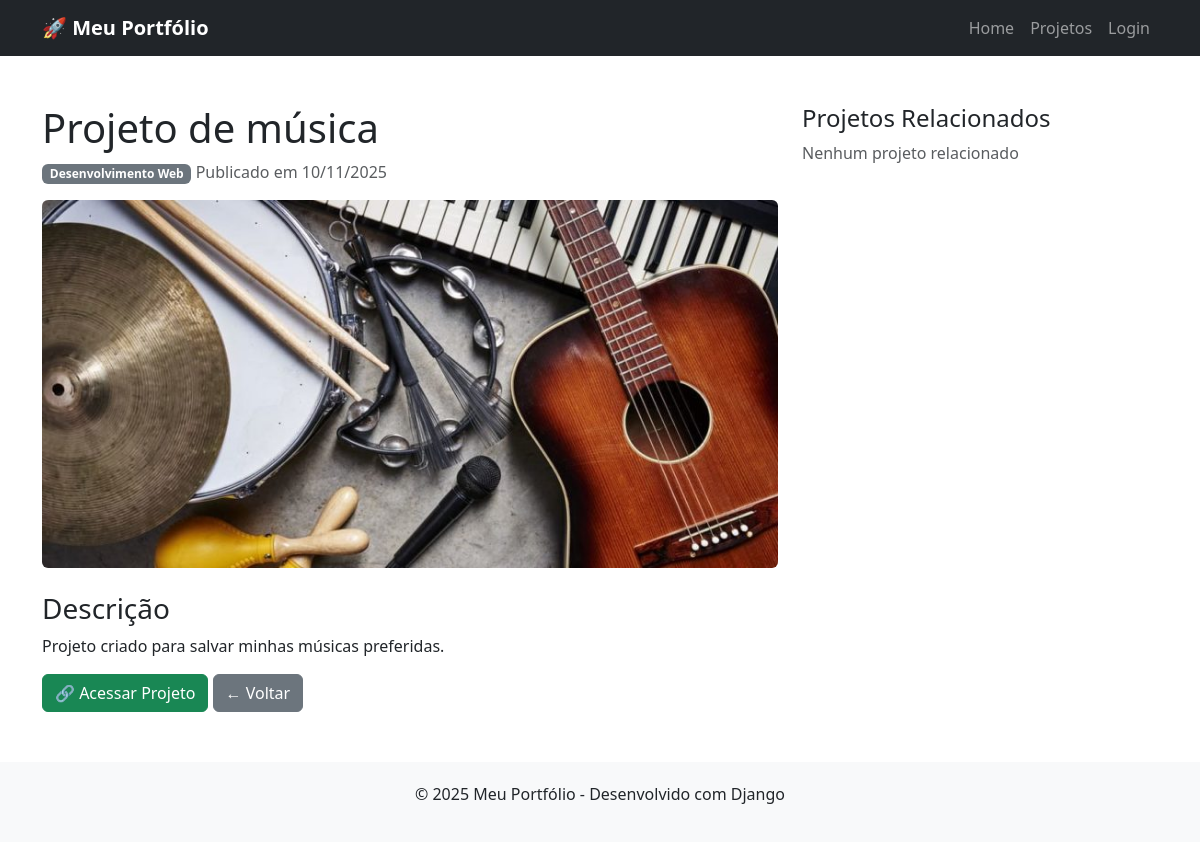
/projeto/1/, run on the app's committed database.
### projetos/models.py (models this page shows, shortened)
class Projeto(models.Model):
    titulo = models.CharField(max_length=200)
    descricao = models.TextField()
    categoria = models.ForeignKey(Categoria, on_delete=models.CASCADE, related_name='projetos')
    imagem = models.ImageField(upload_to='projetos/', blank=True, null=True)
    url_projeto = models.URLField(blank=True, null=True)
    destaque = models.BooleanField(default=False, help_text="Aparecerá no slider da home")
    data_criacao = models.DateField(auto_now_add=True)
    ativo = models.BooleanField(default=True)
    class Meta:
        ordering = ['-data_criacao']
        verbose_name_plural = "Projetos"

class Categoria(models.Model):
    nome = models.CharField(max_length=50)
    descricao = models.TextField(blank=True)
    class Meta:
        verbose_name_plural = "Categorias"

### projetos/views.py (the view)
# urls.py: path('projeto/<int:projeto_id>/', views.detalhes_projeto, name='detalhes_projeto'),
def detalhes_projeto(request, projeto_id):
    projeto = get_object_or_404(Projeto,id=projeto_id,ativo=True)
    projetos_relacionados = Projeto.objects.filter(
        categoria = projeto.categoria,
        ativo = True
    ).exclude(id=projeto.id)[:3]
    return render(request, 'projetos/detalhes_projeto.html',{
        'projeto':projeto,
        'projetos_relacionados':projetos_relacionados
    })

### projetos/templates/projetos/detalhes_projeto.html (shortened to what this page needs)
{% extends 'projetos/base.html' %}
{% block content %}
<div class="container my-5">
    <div class="row">
        <div class="col-md-8">
            <h1>{{ projeto.titulo }}</h1>
            <p class="text-muted">
                <span class="badge bg-secondary">{{ projeto.categoria.nome }}</span>
                Publicado em {{ projeto.data_criacao|date:"d/m/Y" }}
            </p>
            {% if projeto.imagem %}
            <img src="{{ projeto.imagem.url }}" class="img-fluid rounded mb-4" alt="{{ projeto.titulo }}">
            {% endif %}
            <h3>Descrição</h3>
            <p>{{ projeto.descricao }}</p>
            {% if projeto.url_projeto %}
            <a href="{{ projeto.url_projeto }}" target="_blank" class="btn btn-success">🔗 Acessar Projeto</a>
            {% endif %}
            <a href="{% url 'projetos:lista_projetos' %}" class="btn btn-secondary">← Voltar</a>
        </div>
        <div class="col-md-4">
            <h4>Projetos Relacionados</h4>
            {% if projetos_relacionados %}
                {% for relacionado in projetos_relacionados %}
                <div class="card mb-3">
                    {% if relacionado.imagem %}
                    <img src="{{ relacionado.imagem.url }}" class="card-img-top" alt="{{ relacionado.titulo }}" style="height: 150px; object-fit: cover;">
                    {% endif %}
                    <div class="card-body">
                        <h6 class="card-title">{{ relacionado.titulo }}</h6>
                        <a href="{% url 'projetos:detalhes_projeto' relacionado.id %}" class="btn btn-sm btn-primary">Ver</a>
                    </div>
                </div>
                {% endfor %}
            {% else %}
                <p class="text-muted">Nenhum projeto relacionado</p>
            {% endif %}
        </div>
    </div>
</div>
{% endblock %}

### projetos/templates/projetos/base.html (style rules this page uses)
body { font-family: 'Segoe UI', Tahoma, Geneva, Verdana, sans-serif; }

### data on the page
Projeto: titulo "Projeto de música", categoria.nome "Desenvolvimento Web", data_criacao "10/11/2025", imagem (picture), descricao "Projeto criado para salvar minhas músicas preferidas."
